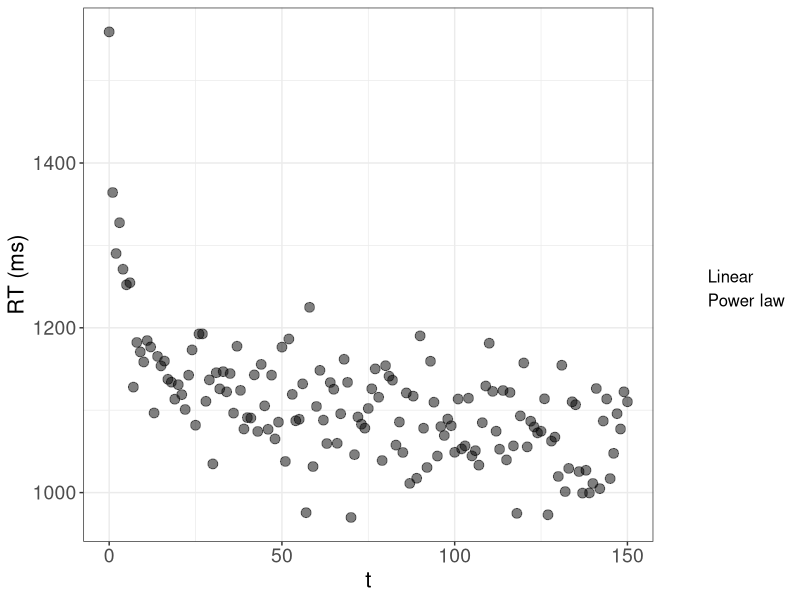
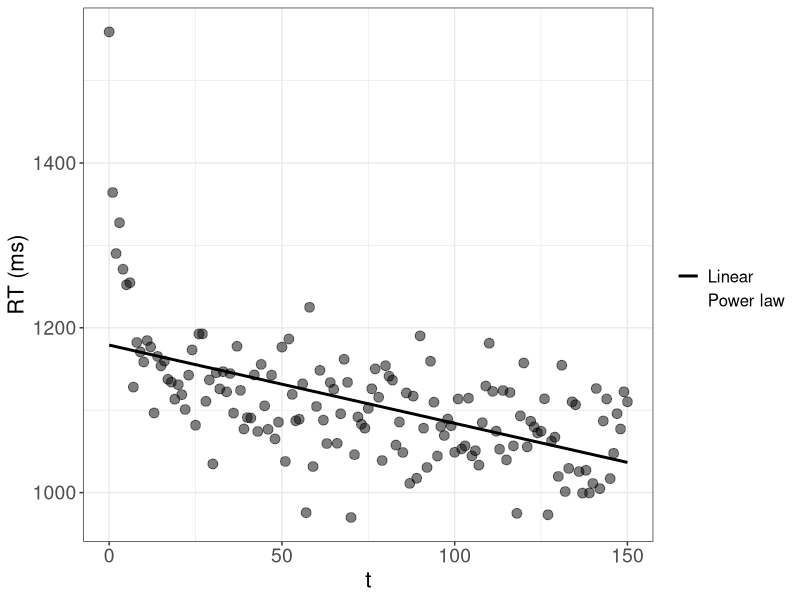
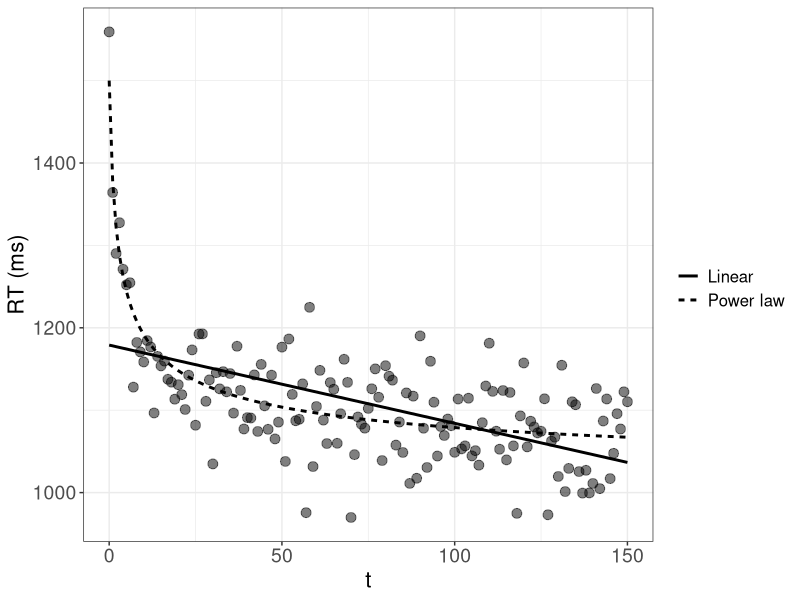
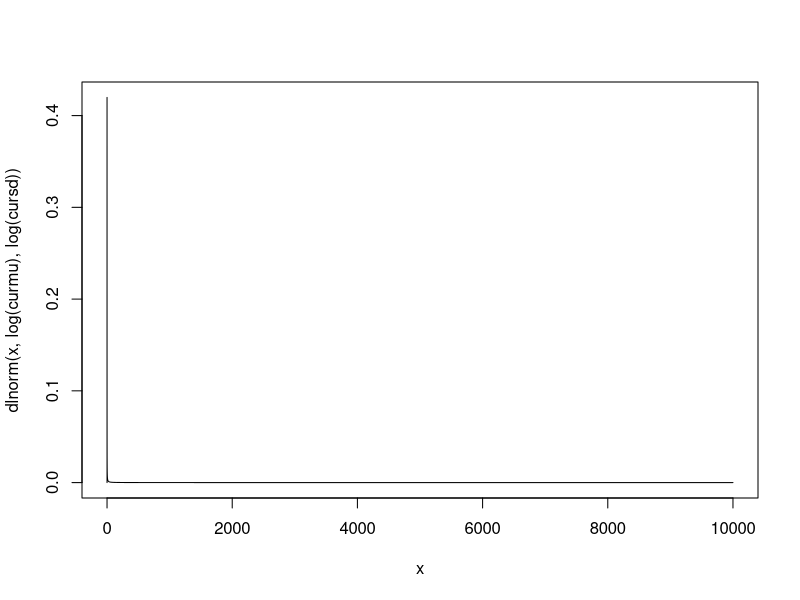
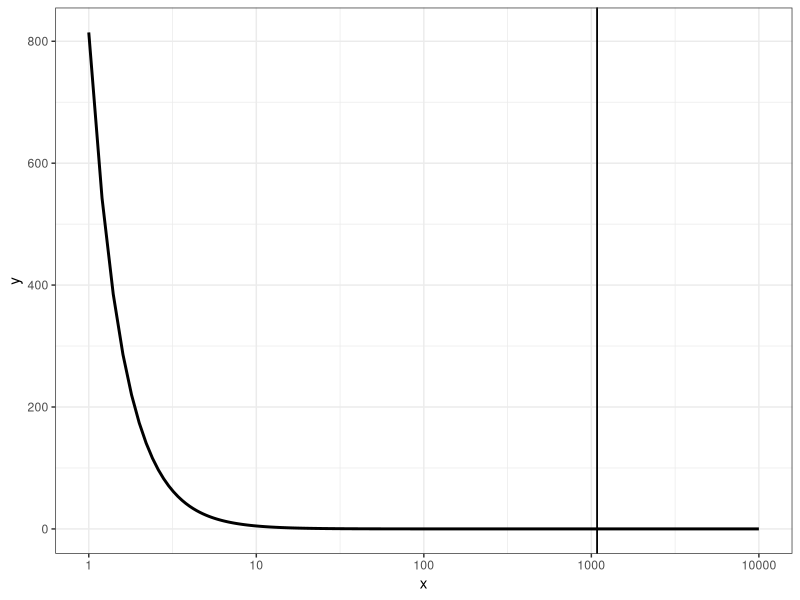
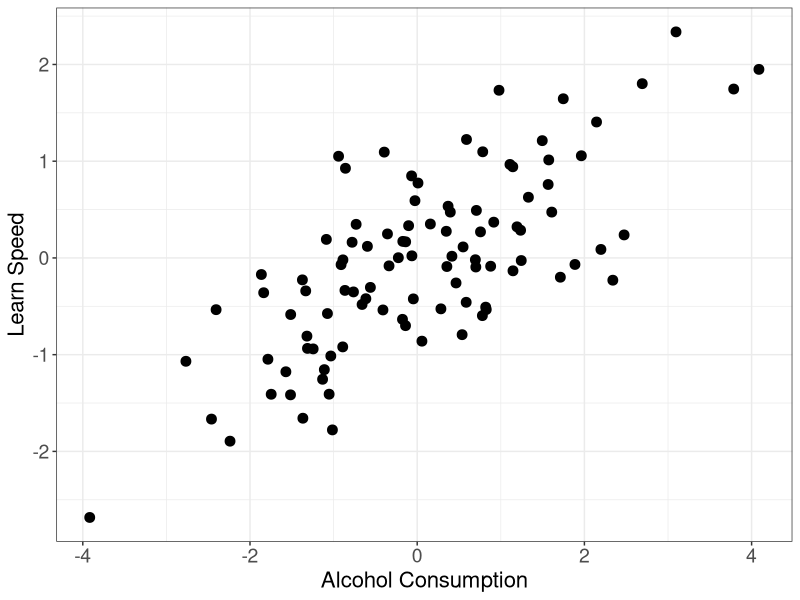
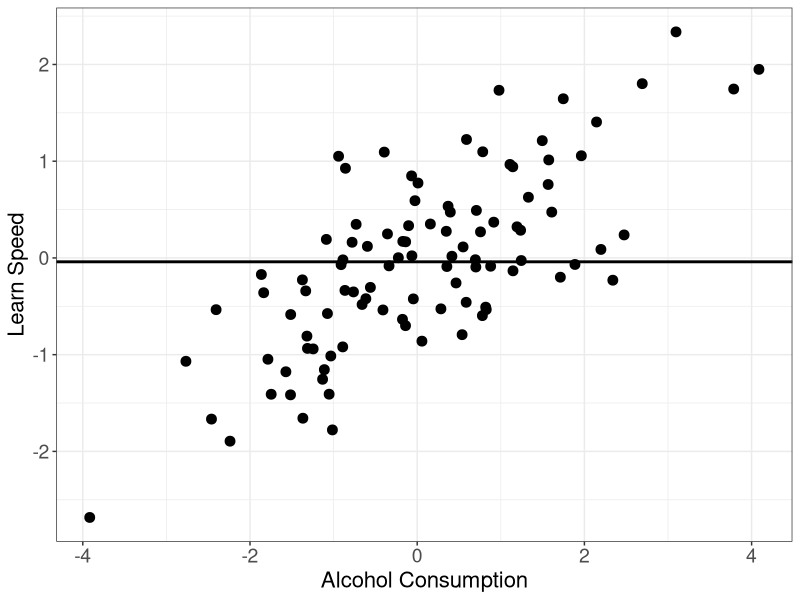
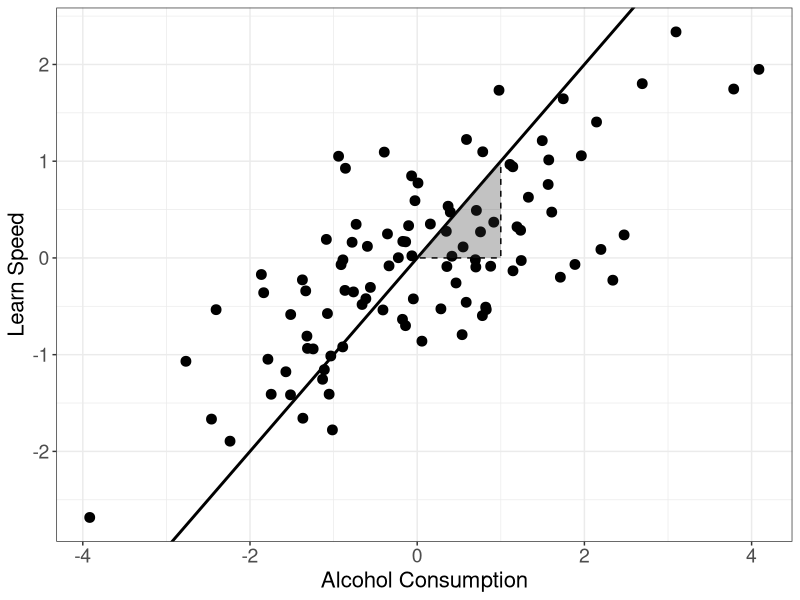

Reproduce these figures in R, in order.
## ---- chunk 1
library(dplyr)  # basic package for changing data structures.

library(ggplot2)  # important package for plotting.

thlg <- theme(axis.title = element_text(size = 16),
              axis.text = element_text(size = 14),
              legend.title = element_text(size = 14),
              legend.text = element_text(size = 12))
## ---- chunk 2

# Forgetting data:
  N <- 150
  t <- 0:N

  # Power:
    Ap <- 1000
    Bp <- 500
    bet <- 0.4
  
    RTp <- Ap + Bp * (t + 1)^(-bet) + rnorm(N + 1, 0, 50)

  # Exponential:
    Ae <- 1000
    Be <- 500
    alp <- 0.6
  
    RTe <- Ae + Be * exp(-alp * t) + rnorm(N + 1, 0, 50)

  # Linear:

# Plotting:
  pow_lin_dat <- data.frame(t = t, RTp = RTp, RTe = RTe,
              pred_p = Ap + Bp * (t + 1)^(-bet),
              pred_e = Ae + Be * exp(-alp * t)) %>%
    ggplot(aes(x = t)) +
    geom_point(aes(y = RTp), size = 3, alpha = 0.5) +
    labs(y = "RT (ms)", linetype = "") +
    geom_line(aes(y = pred_p, linetype = "Power law"), linewidth = 1, color = NA) +
    # geom_line(aes(y = pred_e, linetype = "Exponetial law"), linewidth = 1) +
    # Linear:
    geom_smooth(aes(y = RTp, linetype = "Linear"), method = "lm", se = FALSE, linewidth = 1, color = NA) +
    theme_bw() +
    thlg

  pow_lin_dat

  ggsave("_figures/pow_lin_dat.png", height = 12, width = 16, unit = "cm")


  pow_lin <- pow_lin_dat +
    # geom_line(aes(y = pred_e, linetype = "Exponetial law"), linewidth = 1) +
    # Linear:
    geom_smooth(aes(y = RTp, linetype = "Linear"), method = "lm", se = FALSE, linewidth = 1, color = "black")

  
  pow_lin
  ggsave("_figures/lin.png", height = 12, width = 16, unit = "cm")


  pow_lin +
    geom_line(aes(y = pred_p, linetype = "Power law"), linewidth = 1)

  ggsave("_figures/pow_lin.png", height = 12, width = 16, unit = "cm")

## ---- chunk 3
# Average tax cut of $ 1,083 
# 
# But: 80% receive less than this cut, half (around 45 Million people) receive less than $ 100, $ 30,127 for the top 1%

# Try with lognormal:
  curmu <- 0.01
  cursd <- 10000
  
  x <- seq(0, curmu + cursd, by = 0.1)
  plot(x, dlnorm(x, log(curmu), log(cursd)), type = "l")
  
  
  1- plnorm(c(30127), log(curmu), log(cursd))
  plnorm(c(1083, 100), log(curmu), log(cursd))
  
  # Target probabilities:
  c(0.01, 0.8, 0.5)
  
  # Use a pareto distribution:
    # Equations:
    # x_m = 1/(1 - 0.5)^(-1/a) = 100
    # x_m = 1/(1 - 0.8)^(-1/a) = 1083
    # x_m = 1/(1 - 0.01)^(-1/a) = 30127
    # a <- 1083/(1083-x_m)


    x_m <- 200 

    a <- 1083/(1083-x_m)
    
    
    x <- seq(1, 10000, by = 0.2)

    pout <- (a * x_m^a)/(x^(a+1))  # PDF.

    (mpar <- (a * x_m)/(a - 1))
    # To have a mean of 1083 a can be: a = mpar/(mpar - x_m)
    
    (qtpar08 <- x_m * (1 - 0.8)^(-1/a))  # 30127

    (qtpar05 <- x_m * (1 - 0.5)^(-1/a))
    

    data.frame(x = x, y = pout) %>%
      ggplot(aes(x = x, y = y)) +
      geom_line(linewidth = 1) +
      geom_vline(aes(linetype = "mean"), xintercept = mpar) +
      geom_vline(aes(linetype = "mean"), xintercept = mpar) +
      scale_x_continuous(trans = "log10") +
      thlg +
      theme_bw()
  

## ---- chunk 4
# Simple linear relationship:
  n <- 100
  set.seed(09234)
  learn_speed <- rnorm(n)
  alcohol <- rnorm(n, learn_speed)  # assuming that more intelligent people drink more  
## ---- chunk 5

  plt_alc_learn <- data.frame(alcohol = alcohol, learn_speed = learn_speed) %>%
    ggplot(aes(x = alcohol, y = learn_speed)) +
    geom_point(size = 3) +
    labs(x = "Alcohol Consumption", y = "Learn Speed", linetype = "") +
    theme_bw() +
    thlg

# Show and save:
plt_alc_learn

ggsave("_figures/alc_learn_raw.png", height = 12, width = 12, unit = "cm")
## ---- chunk 6
plt_alc_learn +
    geom_hline(yintercept = mean(learn_speed), linewidth = 1)

ggsave("_figures/alc_learn_mean.png", height = 12, width = 12, unit = "cm")
## ---- chunk 7
  plt_alc_learn +
      # Linear:
      geom_abline(slope = 1, linewidth = 1) +
      annotate(geom = "polygon", x = c(1, 0, 1), y = c(1, 0, 0),
              linetype = "dashed", color = "black",
              alpha = 0.3)
  
  ggsave("_figures/alc_learn_lm.png", height = 12, width = 12, unit = "cm")


# Fitted model:
  fit <- lm(learn_speed ~ alcohol)
  summary(fit)

  ic <- coef(fit)["(Intercept)"]   # intercept.
  slp <- coef(fit)["alcohol"]

plt_alc_learn +
    # Linear:
    geom_smooth(method = "lm", se = FALSE, linewidth = 1, color = "black") +
    geom_abline(intercept = ic, slope = slp, linewidth = 1) +
    annotate(geom = "polygon", x = c(1, 0, 1), y = c(1, 0, 0) * slp + ic,
            linetype = "dashed", color = "black",
            alpha = 0.3) +
    annotate(geom = "text", x = 1, y = slp/2 + ic, label = round(slp, 2), size = 6, hjust = 0)

ggsave("_figures/alc_learn_fit.png", height = 12, width = 12, unit = "cm")
## ---- chunk 8
n_correct <- 0:10
pvals <- dbinom(n_correct, size = 10, prob = .75)
pmass <- data.frame(n_correct = factor(n_correct), pn = pvals) %>%
  ggplot(aes(x = n_correct, y = pn)) +
  geom_col() +
  # scale_x_binned(n.breaks = 11, show.limits = TRUE, right = FALSE) +
  theme_classic()

pmass
ggsave("_figures/pmass.png", height = 12, width = 12, unit = "cm")

pmass +
  annotate(geom = "segment", 
           x = 8, y = 0, yend = pvals[n_correct == 7], linetype = "dashed", linewidth = 1) +
  annotate(geom = "segment", 
           x = 0, xend = 8, y = pvals[n_correct == 7], linetype = "dashed", linewidth = 1) +
  annotate(geom = "point", x = 8, y = pvals[n_correct == 7], size = 3)

ggsave("_figures/pmass_lik.png", height = 12, width = 12, unit = "cm")

# Density:
tr <- seq(0, 30, by = 0.01)
dvals <- dlnorm(tr, 2, 1.7)
pdens <- data.frame(t = tr, dens = dvals) %>%
  ggplot(aes(x = tr, y = dens)) +
  geom_line(linewidth = 1) +
  theme_classic()

pdens
ggsave("_figures/pdens.png", height = 12, width = 12, unit = "cm")

pdens +
  annotate(geom = "segment", 
           x = 7, y = 0, yend = dvals[tr == 7], linetype = "dashed", linewidth = 1) +
  annotate(geom = "segment", 
           x = 0, xend = 7, y = dvals[tr == 7], linetype = "dashed", linewidth = 1) +
  annotate(geom = "point", x = 7, y = dvals[tr == 7], size = 3)
ggsave("_figures/pdens_lik.png", height = 12, width = 12, unit = "cm")
## ---- chunk 9
# Define function:
value_function <- function(x, alp, bet = alp, lamb){
  ifelse(x >= 0, x^alp, -lamb * (-x)^bet)
}


# Visualize:
  x <- seq(-100, 100, by = 1)  # define values.


# Create combinations of different parameters:
  dm <- expand.grid(alp = c(0.1, 0.5, 0.8), lambda = c(1, 2))

# Get data for each combination:
  outlist <- apply(dm, MARGIN = 1, FUN = function(rw){
    data.frame(x = x, V = value_function(x, alp = rw[1], lamb = rw[2]), alp = rw[1], lamb = rw[2]) 
  })

  outdat <- do.call(rbind, outlist)  # combine the list into a single data.frame.

outdat %>%
  ggplot(aes(x = x, y = V, color = alp, linetype = factor(lamb), group = interaction(lamb, alp))) +
  geom_line(linewidth = 1) +
  scale_color_distiller(palette = "Spectral") +
  theme_classic()

ggsave("_figures/valfun.png", height = 12, width = 12, unit = "cm")
